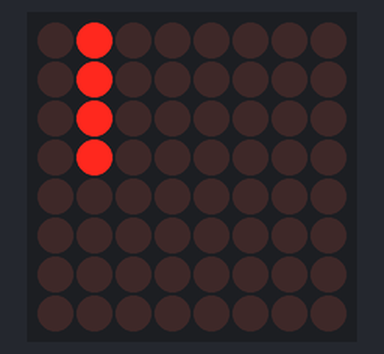
Recording of a sketch running on a simulated Arduino Uno, built with avr-gcc and run on an emulated ATmega328P. On the bench: 8×8 LED matrix.

Above: at 0.15 s.
At 4.7 s:
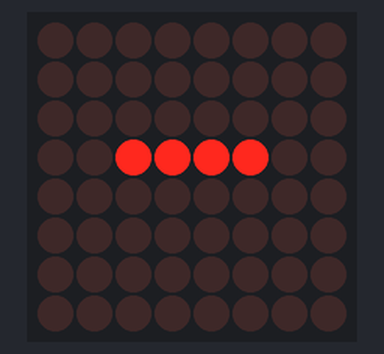
At 9.85 s:
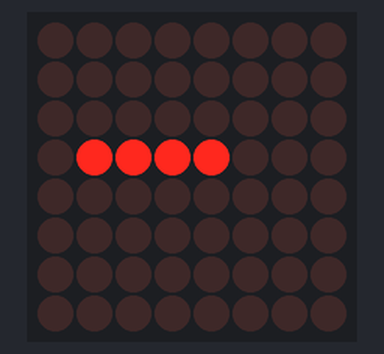
At 19.86 s:
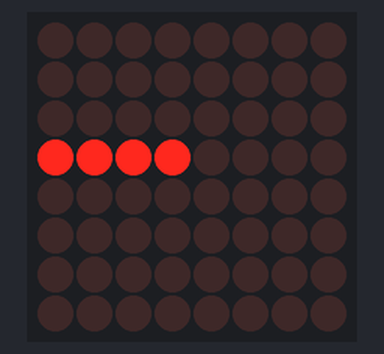
At 30.18 s:
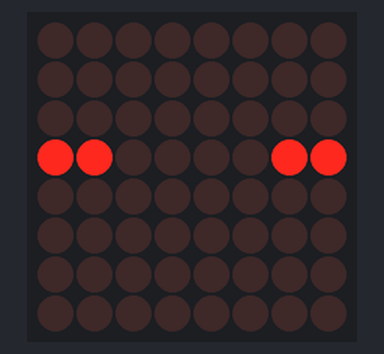
At 39.58 s:
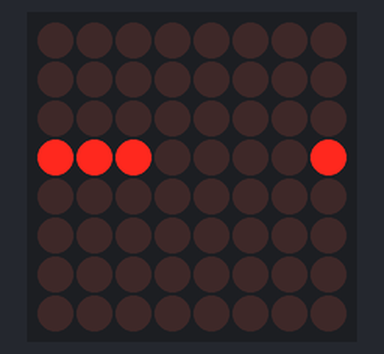

The sketch:

testedot.ino
```cpp
//We always have to include the library
#include "LedControl.h"

/*
 Now we need a LedControl to work with.
 ***** These pin numbers will probably not work with your hardware *****
 pin 12 is connected to the DataIn
 pin 11 is connected to the CLK
 pin 10 is connected to LOAD
 We have only a single MAX72XX.
 */
LedControl lc = LedControl(12, 11, 10, 1);
int x = 0;
int y = 0;
char snakeSize = 3;


unsigned long delaytime = 500;
int snake[4][2] = {{3, 1}, {2, 1}, {1, 1}, {0, 1}};
int snakeAux[4][2] = {{3, 1}, {2, 1}, {1, 1}, { 0, -1}};

void setup() {
  Serial.begin(9600);
  /*
   The MAX72XX is in power-saving mode on startup,
   we have to do a wakeup call
   */
  lc.shutdown(0, false);
  /* Set the brightness to a medium values */
  lc.setIntensity(0, 8);
  /* and clear the display */
  lc.clearDisplay(0);
  randomSeed(analogRead(0));
}
void loop() {

  printSnake();
  down();
  delay(300);

}
  void printSnake() {
    lc.clearDisplay(0);
    int indice = 0;
    while (indice <= snakeSize) {
      lc.setLed(0 , snake[indice][0] , snake[indice][1], 1);
      indice++;

    } delay(1);
  }
  void right() { // move snake pra direita
    int indice = 0;
    snake[indice][0]++;
    if (snake[0][0] > 7) {
      snake[0][0] = 0;
    }
    indice++;
    while (indice <= snakeSize) {
      snake[indice][0] = snakeAux[indice - 1][0];
      snake[indice][1] = snakeAux[indice - 1][1];
      indice++;

    } delay(1);
    indice = 0;
    while (indice <= snakeSize) {
      snakeAux[indice][0] = snake[indice][0];  snakeAux[indice][1] = snake[indice][1];
      indice++;
    }
}

    void left() { // move snake pra esquerda
    int indice = 0;
    snake[indice][0]--;
    if(snake[0][0] < 0){
      snake[0][0] = 7;
    }

    indice++;
    while (indice <= snakeSize) {
      snake[indice][0] = snakeAux[indice - 1][0];
      snake[indice][1] = snakeAux[indice - 1][1];
      indice++;

    } delay(1);
    indice = 0;
    while (indice <= snakeSize) {
      snakeAux[indice][0] = snake[indice][0];  snakeAux[indice][1] = snake[indice][1];
      indice++;
    }
}
  void down() { // move snake pra baixo
    int indice = 0;
    snake[indice][1]--;
    if (snake[0][1] < 0) {
      snake[0][1] = 7;
    }
    indice++;
    while (indice <= snakeSize) {
      snake[indice][0] = snakeAux[indice - 1][0];
      snake[indice][1] = snakeAux[indice - 1][1];
      indice++;

    } delay(1);
    indice = 0;
    while (indice <= snakeSize) {
      snakeAux[indice][0] = snake[indice][0];  snakeAux[indice][1] = snake[indice][1];
      indice++;
    }
}
  void up() { // move snake pra cima
    int indice = 0;
    snake[indice][1]++;
    if (snake[0][1] > 7) {
      snake[0][1] = 0;
    }
    indice++;
    while (indice <= snakeSize) {
      snake[indice][0] = snakeAux[indice - 1][0];
      snake[indice][1] = snakeAux[indice - 1][1];
      indice++;

    } delay(1);
    indice = 0;
    while (indice <= snakeSize) {
      snakeAux[indice][0] = snake[indice][0];  snakeAux[indice][1] = snake[indice][1];
      indice++;
    }
}
```
